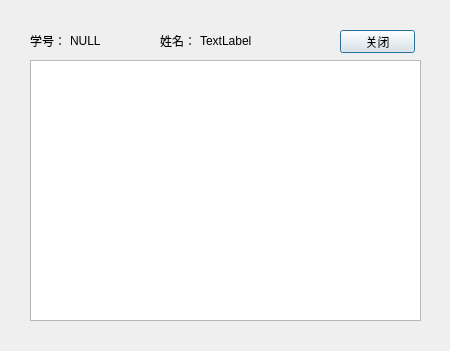
<?xml version="1.0" encoding="UTF-8"?>
<ui version="4.0">
 <class>queryAssessDialog</class>
 <widget class="QDialog" name="queryAssessDialog">
  <property name="geometry">
   <rect>
    <x>0</x>
    <y>0</y>
    <width>450</width>
    <height>351</height>
   </rect>
  </property>
  <property name="windowTitle">
   <string>学生 - 测评信息查询</string>
  </property>
  <widget class="QPushButton" name="closeBtn">
   <property name="geometry">
    <rect>
     <x>340</x>
     <y>30</y>
     <width>75</width>
     <height>23</height>
    </rect>
   </property>
   <property name="text">
    <string>关闭</string>
   </property>
  </widget>
  <widget class="QTableView" name="tableView">
   <property name="geometry">
    <rect>
     <x>30</x>
     <y>60</y>
     <width>391</width>
     <height>261</height>
    </rect>
   </property>
  </widget>
  <widget class="QLabel" name="label">
   <property name="geometry">
    <rect>
     <x>30</x>
     <y>30</y>
     <width>41</width>
     <height>21</height>
    </rect>
   </property>
   <property name="text">
    <string>学号：</string>
   </property>
  </widget>
  <widget class="QLabel" name="idLabel">
   <property name="geometry">
    <rect>
     <x>70</x>
     <y>30</y>
     <width>71</width>
     <height>21</height>
    </rect>
   </property>
   <property name="text">
    <string>NULL</string>
   </property>
  </widget>
  <widget class="QLabel" name="label_3">
   <property name="geometry">
    <rect>
     <x>160</x>
     <y>30</y>
     <width>54</width>
     <height>21</height>
    </rect>
   </property>
   <property name="text">
    <string>姓名：</string>
   </property>
  </widget>
  <widget class="QLabel" name="nameLabel">
   <property name="geometry">
    <rect>
     <x>200</x>
     <y>30</y>
     <width>111</width>
     <height>21</height>
    </rect>
   </property>
   <property name="text">
    <string>TextLabel</string>
   </property>
  </widget>
 </widget>
 <resources/>
 <connections/>
</ui>
